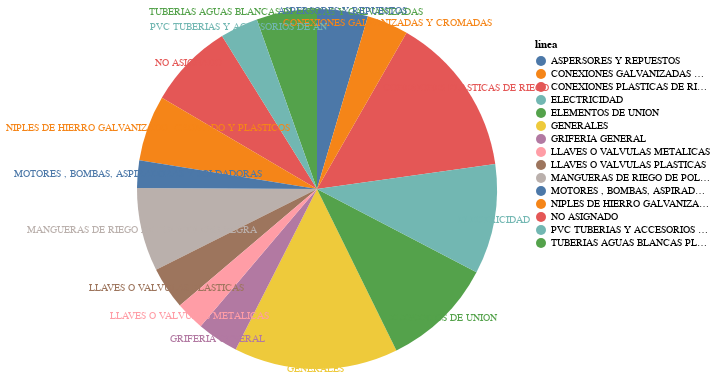

The notebook cell this image was saved under:
### Code cell
base = alt.Chart(df_linea_top_15).encode(
    theta=alt.Theta("rango:Q", stack=True), color=alt.Color("linea:N")
)

pie = base.mark_arc(outerRadius=180)
text = base.mark_text(radius=180, size=10).encode(text="linea:N")

pie + text

### Figure 1 — Vega-Lite specification as saved in the notebook (floating-point values rounded to 4 significant figures)
{"config": {"view": {"continuousWidth": 400, "continuousHeight": 300}}, "layer": [{"mark": {"type": "arc", "outerRadius": 180}, "encoding": {"color": {"field": "linea", "type": "nominal"}, "theta": {"field": "rango", "stack": true, "type": "quantitative"}}}, {"mark": {"type": "text", "radius": 180, "size": 10}, "encoding": {"color": {"field": "linea", "type": "nominal"}, "text": {"field": "linea", "type": "nominal"}, "theta": {"field": "rango", "stack": true, "type": "quantitative"}}}], "data": {"name": "data-90927306a9a723613a48758ab376909f"}, "$schema": "https://vega.github.io/schema/vega-lite/v4.17.0.json", "datasets": {"data-90927306a9a723613a48758ab376909f": [{"linea": "GENERALES", "Volumen Ventas": 26000.0, "Ventas en $": 20870.0, "N° Productos": 423, "rango": 46870.0}, {"linea": "CONEXIONES PLASTICAS DE RIEGO", "Volumen Ventas": 16830.0, "Ventas en $": 29270.0, "N° Productos": 128, "rango": 46100.0}, {"linea": "ELEMENTOS DE UNION", "Volumen Ventas": 27730.0, "Ventas en $": 4272.0, "N° Productos": 120, "rango": 32000.0}, {"linea": "ELECTRICIDAD", "Volumen Ventas": 10440.0, "Ventas en $": 20990.0, "N° Productos": 345, "rango": 31430.0}, {"linea": "NO ASIGNADO", "Volumen Ventas": 8261.0, "Ventas en $": 16210.0, "N° Productos": 163, "rango": 24470.0}, {"linea": "MANGUERAS DE RIEGO DE POLIETILENO NEGRA", "Volumen Ventas": 485.7, "Ventas en $": 23360.0, "N° Productos": 28, "rango": 23840.0}, {"linea": "NIPLES DE HIERRO GALVANIZADO, CROMADO Y PLASTICOS", "Volumen Ventas": 7226.0, "Ventas en $": 11580.0, "N° Productos": 93, "rango": 18810.0}, {"linea": "TUBERIAS AGUAS BLANCAS PLASTICAS Y GALVANIZADAS", "Volumen Ventas": 7809.0, "Ventas en $": 9463.0, "N° Productos": 73, "rango": 17270.0}, {"linea": "ASPERSORES Y REPUESTOS", "Volumen Ventas": 4937.0, "Ventas en $": 9587.0, "N° Productos": 24, "rango": 14520.0}, {"linea": "LLAVES O VALVULAS PLASTICAS", "Volumen Ventas": 3514.0, "Ventas en $": 8601.0, "N° Productos": 9, "rango": 12120.0}, {"linea": "CONEXIONES GALVANIZADAS Y CROMADAS", "Volumen Ventas": 4713.0, "Ventas en $": 7129.0, "N° Productos": 109, "rango": 11840.0}, {"linea": "GRIFERIA GENERAL", "Volumen Ventas": 1545.0, "Ventas en $": 10290.0, "N° Productos": 137, "rango": 11840.0}, {"linea": "PVC TUBERIAS Y ACCESORIOS DE AN", "Volumen Ventas": 3313.0, "Ventas en $": 7548.0, "N° Productos": 41, "rango": 10860.0}, {"linea": "LLAVES O VALVULAS METALICAS", "Volumen Ventas": 657.0, "Ventas en $": 7636.0, "N° Productos": 45, "rango": 8293.0}, {"linea": "MOTORES , BOMBAS, ASPIRADORAS Y SOLDADORAS", "Volumen Ventas": 31.0, "Ventas en $": 7768.0, "N° Productos": 13, "rango": 7799.0}]}}
